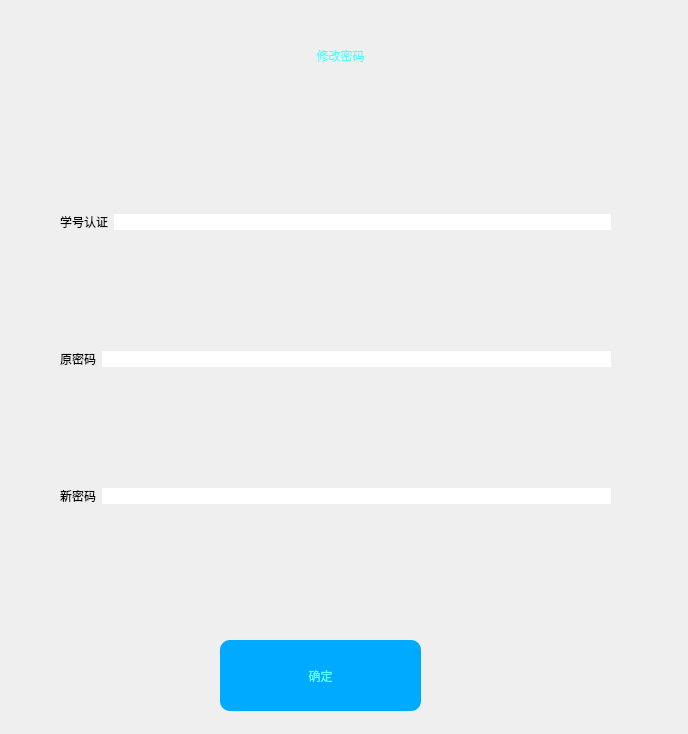
<?xml version="1.0" encoding="UTF-8"?>
<ui version="4.0">
 <class>Dialog</class>
 <widget class="QDialog" name="Dialog">
  <property name="geometry">
   <rect>
    <x>0</x>
    <y>0</y>
    <width>688</width>
    <height>734</height>
   </rect>
  </property>
  <property name="windowTitle">
   <string>Dialog</string>
  </property>
  <property name="styleSheet">
   <string notr="true">QLineEdit
{
	border-radius:10px;
	font: 16pt &quot;楷体&quot;;
	border-widh:1px;
	border-stytle:solid;
}
QLabel, QComboBox
{
	font: 16pt &quot;楷体&quot;;
	color: rgb(0, 0, 0);
}
QLabel#label_title
{
	font: 30pt &quot;楷体&quot;;
	
	color: rgb(85, 255, 255);
}

QPushButton
{
	font: 16pt &quot;楷体&quot;;
	color:rgb(85, 255, 255);
	background-color: rgb(0, 170, 255);
	width:100px;
	heigh:40px;
	border-radius:10px;
}
QPushButton::pressed
{
	color: rgb(255, 0, 0);
}
</string>
  </property>
  <widget class="QPushButton" name="pushButton_sure">
   <property name="geometry">
    <rect>
     <x>220</x>
     <y>640</y>
     <width>201</width>
     <height>71</height>
    </rect>
   </property>
   <property name="text">
    <string>确定</string>
   </property>
  </widget>
  <widget class="QLabel" name="label_title">
   <property name="geometry">
    <rect>
     <x>240</x>
     <y>30</y>
     <width>201</width>
     <height>51</height>
    </rect>
   </property>
   <property name="text">
    <string>修改密码</string>
   </property>
   <property name="alignment">
    <set>Qt::AlignCenter</set>
   </property>
  </widget>
  <widget class="QWidget" name="layoutWidget">
   <property name="geometry">
    <rect>
     <x>60</x>
     <y>100</y>
     <width>551</width>
     <height>521</height>
    </rect>
   </property>
   <layout class="QVBoxLayout" name="verticalLayout">
    <item>
     <layout class="QHBoxLayout" name="horizontalLayout_3">
      <item>
       <widget class="QLabel" name="label_7">
        <property name="text">
         <string>学号认证</string>
        </property>
       </widget>
      </item>
      <item>
       <widget class="QLineEdit" name="lineEdit_id"/>
      </item>
     </layout>
    </item>
    <item>
     <layout class="QHBoxLayout" name="horizontalLayout">
      <item>
       <widget class="QLabel" name="label_6">
        <property name="text">
         <string>原密码</string>
        </property>
       </widget>
      </item>
      <item>
       <widget class="QLineEdit" name="lineEdit_pwd1"/>
      </item>
     </layout>
    </item>
    <item>
     <layout class="QHBoxLayout" name="horizontalLayout_2">
      <item>
       <widget class="QLabel" name="label_3">
        <property name="text">
         <string>新密码</string>
        </property>
       </widget>
      </item>
      <item>
       <widget class="QLineEdit" name="lineEdit_pwd2"/>
      </item>
     </layout>
    </item>
   </layout>
  </widget>
 </widget>
 <resources/>
 <connections/>
</ui>
